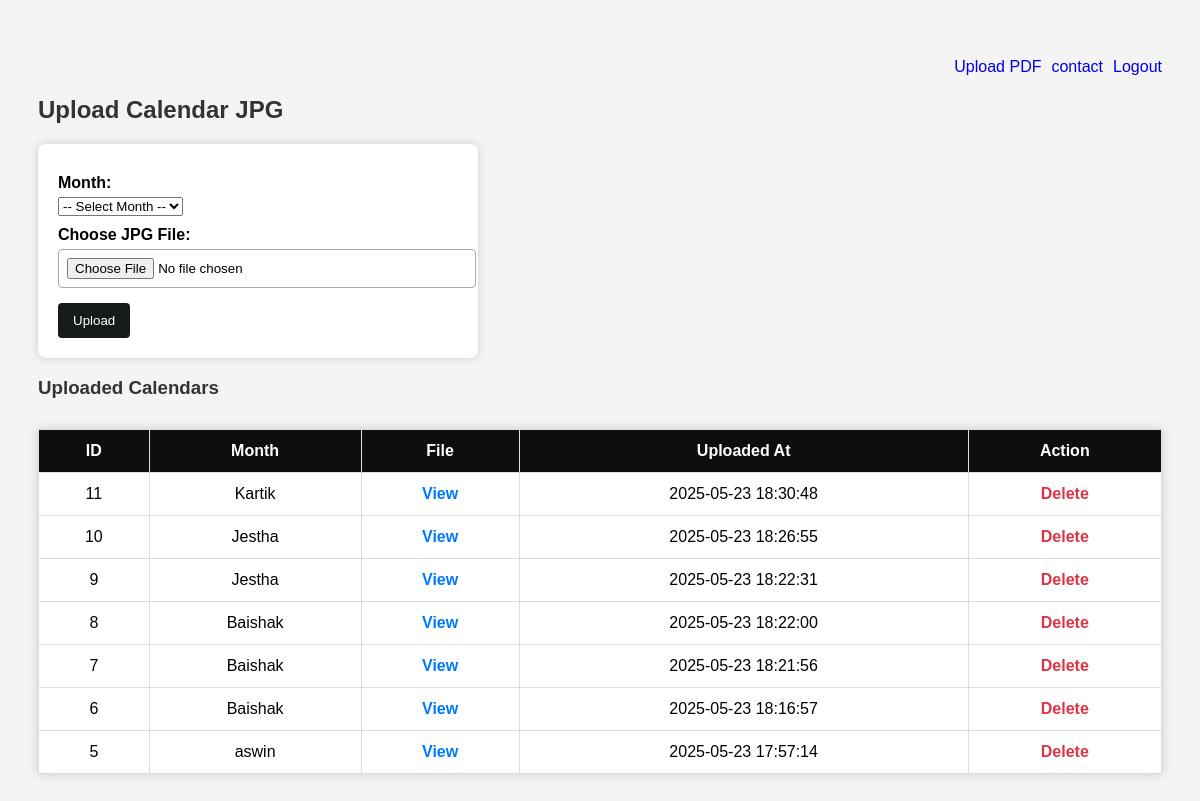
The page /upload_calendar.php?fromadmin=1 on the database its author committed.
### tables this page shows
CREATE TABLE `calendar_uploads` (
  `id` int(11) NOT NULL,
  `month` varchar(50) NOT NULL,
  `file_path` varchar(255) NOT NULL,
  `uploaded_at` timestamp NOT NULL DEFAULT current_timestamp()
);

### upload_calendar.php (the view, shortened to what this page needs)
<?php
$conn = new mysqli("localhost", "root", "", "dinesh rana magar");
?>
<!DOCTYPE html>
<html>
<head>
</head>
<body>
    <div>
    <div style="display: flex; justify-content: flex-end; gap: 10px; margin: 20px 0;">
    <a href="upload_pdf.php" style="text-decoration: none;">Upload PDF</a>
<a href="admin.php?fromadmin=1" style="text-decoration: none;">contact</a>
<a href="logout.php" style="text-decoration: none;">Logout</a>
</div>
    <h2>Upload Calendar JPG</h2>
    <form action="" method="post" enctype="multipart/form-data">
       <label>Month:</label>
<select name="month" required>
    <option value="">-- Select Month --</option>
</select>
        <label>Choose JPG File:</label>
        <input type="file" name="calendar" accept=".jpg,.jpeg" required>
        <input type="submit" name="upload" value="Upload">
    </form>
    <h3>Uploaded Calendars</h3>
    <table>
        <tr>
            <th>ID</th>
            <th>Month</th>
            <th>File</th>
            <th>Uploaded At</th>
            <th>Action</th>
        </tr>
        <?php
        $result = $conn->query("SELECT * FROM calendar_uploads ORDER BY uploaded_at DESC");
        while ($row = $result->fetch_assoc()) {
            echo "<tr>
                    <td>{$row['id']}</td>
                    <td>{$row['month']}</td>
                    <td><a class='view-link' href='{$row['file_path']}' target='_blank'>View</a></td>
                    <td>{$row['uploaded_at']}</td>
                    <td><a href='?delete={$row['id']}' onclick='return confirm(\"Delete this file?\")'>Delete</a></td>
                  </tr>";
        }
        ?>
    </table>
</body>
</html>

### upload_calendar.php (style rules this page uses)
body { font-family: Arial, sans-serif; background: #f4f4f4; padding: 30px; }
h2, h3 { color: #333; }
form { background: #fff; padding: 20px; border-radius: 8px; box-shadow: 0 0 10px #ccc; max-width: 400px; }
label { font-weight: bold; display: block; margin: 10px 0 5px; }
input[type="text"], input[type="file"] { width: 100%; padding: 8px; margin-bottom: 15px; border: 1px solid #aaa; border-radius: 4px; }
input[type="submit"] { background: rgb(22, 27, 23); border: none; padding: 10px 15px; color: white; border-radius: 4px; cursor: pointer; }
table { margin-top: 30px; width: 100%; border-collapse: collapse; background: #fff; box-shadow: 0 0 10px #ccc; }
table th, table td { padding: 12px; border: 1px solid #ddd; text-align: center; }
table th { background: rgb(12, 14, 15); color: white; }
table td a { color: #dc3545; text-decoration: none; font-weight: bold; }
.view-link { color: #007bff; }

### rows shown on the page
calendar_uploads: id "11", month "Kartik", uploaded_at "2025-05-23 18:30:48"
calendar_uploads: id "10", month "Jestha", uploaded_at "2025-05-23 18:26:55"
calendar_uploads: id "9", month "Jestha", uploaded_at "2025-05-23 18:22:31"
calendar_uploads: id "8", month "Baishak", uploaded_at "2025-05-23 18:22:00"
calendar_uploads: id "7", month "Baishak", uploaded_at "2025-05-23 18:21:56"
calendar_uploads: id "6", month "Baishak", uploaded_at "2025-05-23 18:16:57"
calendar_uploads: id "5", month "aswin", uploaded_at "2025-05-23 17:57:14"
